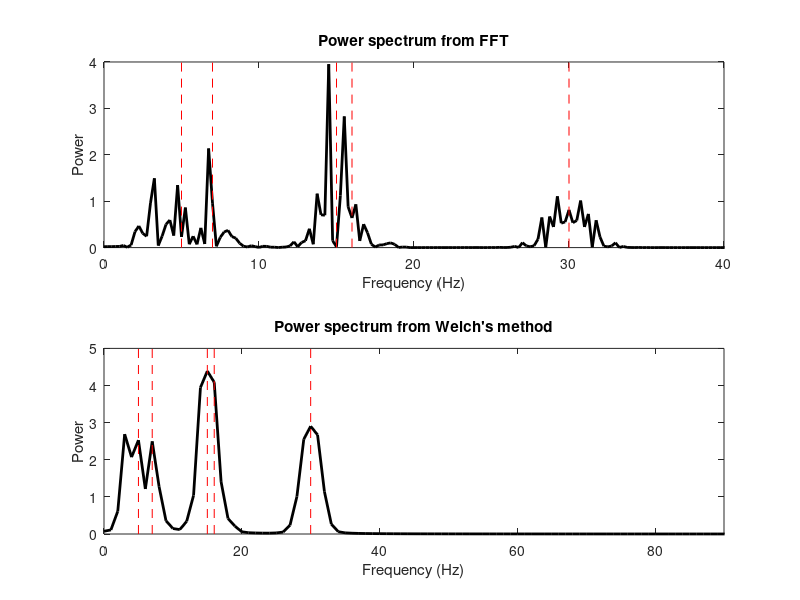

Recreate this plot in MATLAB.
%% Spectral Analysis
% Power spectrum from FFT and Welch's method
%% Signal parameters
srate = 1000; % sampling rate in Hz
time  = -2:1/srate:2;
npnts = length(time);
frex  = [ 5 7 15 16 30 ]; % frequencies in Hz
ampl  = [ 8 4 10  3  7 ]; % frequencies in Hz

% Create the signal
signal = zeros(1,length(time));
for fi=1:length(frex)
    AM = ampl(fi)*interp1(randn(20,1),linspace(1,20,length(time)),'pchip');
    signal = signal + AM.*sin(2*pi*frex(fi)*time);
end

%% Power Spectrum from FFT
% Vector of frequencies
hz = linspace(0,srate/2,floor(npnts/2)+1);

% Compute signal power
sigpower = abs(fft(signal)/npnts).^2;

% Plot the power spectrum
figure(1), clf
subplot(211)
plot(hz,sigpower(1:length(hz)),'k','linew',2)
set(gca,'xlim',[0 max(frex)+10])
xlabel('Frequency (Hz)'), ylabel('Power')
title('Power spectrum from FFT')

% Show simulated frequencies
hold on
plot(repmat(frex,2,1),repmat(get(gca,'ylim')',1,length(frex)),'r--');

%% Welch's Method
% Window length in time points
winlength = 1000;

% Window onset times
winonsets = round(linspace(1,npnts-winlength,50));

hzW = linspace(0,srate/2,floor(winlength/2)+1);

% Create power matrix
sigpower2 = zeros(length(winonsets),length(hzW));
for wi=1:length(winonsets)
    % Get a chunk of data from this time window
    datachunk = signal(winonsets(wi):winonsets(wi)+winlength);
    
    % Compute its power
    tmppow = abs(fft(datachunk)/winlength).^2;
    
    % Enter into matrix
    sigpower2(wi,:) = tmppow(1:length(hzW));
end

% Plot the power spectrum
subplot(212), cla
plot(hzW,mean(sigpower2,1),'k','linew',2)
set(gca,'xlim',[0 max(frex)*3])
xlabel('Frequency (Hz)'), ylabel('Power')
title('Power spectrum from Welch''s method')

% Show  simulated frequencies
hold on
plot(repmat(frex,2,1),repmat(get(gca,'ylim')',1,length(frex)),'r--');

%% end